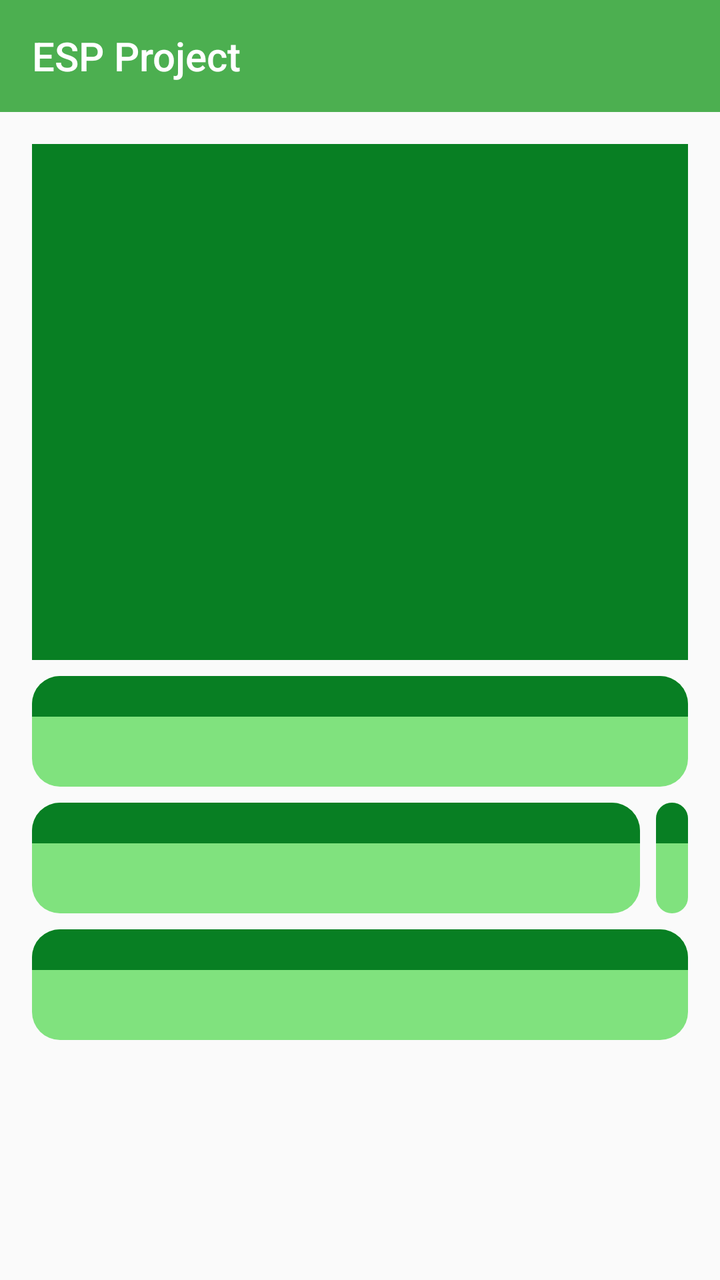
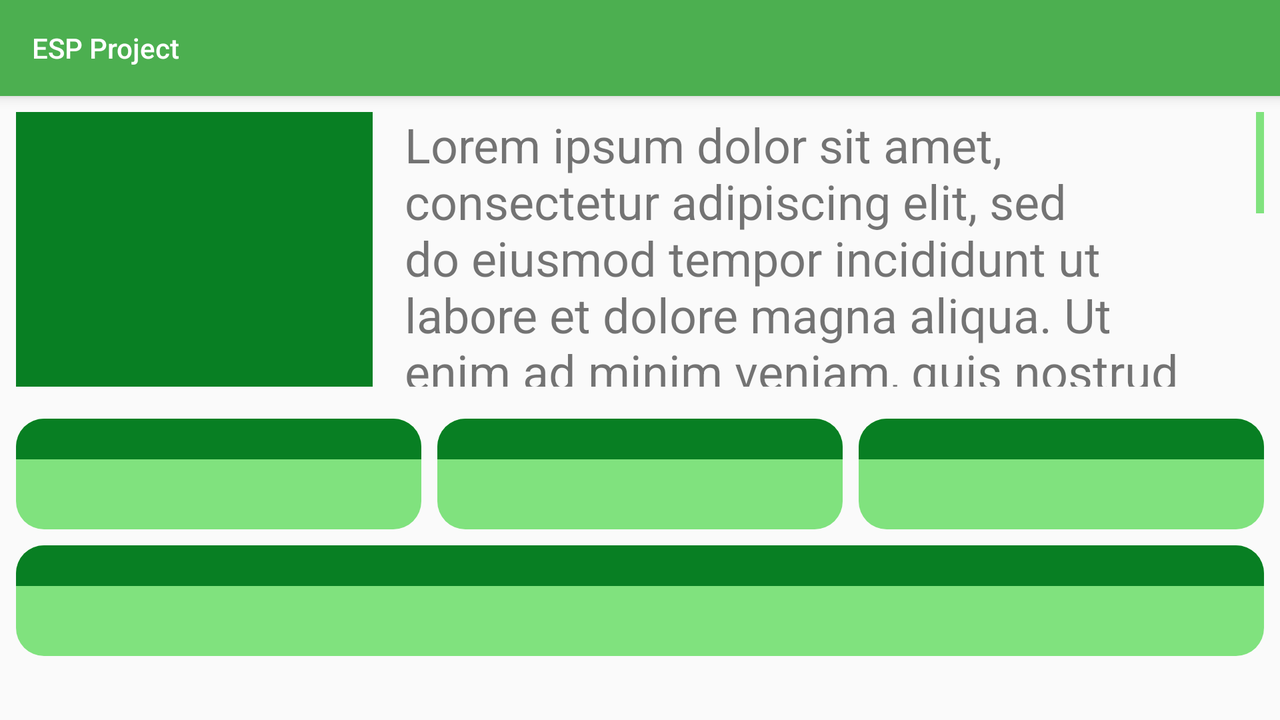

Two renders of one Android screen. The first uses the default layout on a phone; the second uses the alternative layout the repository ships for a different screen configuration, on a matching device. The two XML files are below.
<!-- AndroidManifest.xml: application theme app_theme -->
<!-- res/layout/activity_species_details.xml -->
<?xml version="1.0" encoding="utf-8"?>
<androidx.constraintlayout.widget.ConstraintLayout xmlns:android="http://schemas.android.com/apk/res/android"
    xmlns:app="http://schemas.android.com/apk/res-auto"
    xmlns:tools="http://schemas.android.com/tools"
    android:layout_width="match_parent"
    android:layout_height="match_parent">

    <include layout="@layout/toolbar"
        android:id="@+id/toolbar_layout"/>

    <ScrollView
        android:layout_width="match_parent"
        android:layout_height="0dp"
        android:layout_margin="8dp"
        app:layout_constraintBottom_toBottomOf="parent"
        android:scrollbarThumbVertical="@color/colorAccent"
        app:layout_constraintTop_toBottomOf="@+id/toolbar_layout">

        <androidx.constraintlayout.widget.ConstraintLayout
            android:layout_width="match_parent"
            android:layout_height="wrap_content"
            android:paddingBottom="16dp"
            android:descendantFocusability="blocksDescendants">

            <LinearLayout
                android:id="@+id/cardViewLayout"
                android:layout_width="match_parent"
                android:layout_height="wrap_content"
                app:layout_constraintStart_toStartOf="parent"
                app:layout_constraintEnd_toEndOf="parent"
                app:layout_constraintTop_toTopOf="parent"
                android:layout_margin="8dp"
                android:background="@color/colorPrimaryDark"
                android:padding="4dp"
                android:focusableInTouchMode="true">

                    <ImageView
                        android:id="@+id/detailsImage"
                        android:layout_width="match_parent"
                        android:layout_height="250dp"
                        android:scaleType="fitXY"
                        android:contentDescription="@string/image_details_animal_content_descriptor" />

            </LinearLayout>

            <LinearLayout
                android:id="@+id/linearLayout"
                android:layout_width="match_parent"
                android:layout_height="wrap_content"
                android:orientation="vertical"
                app:layout_constraintEnd_toEndOf="parent"
                app:layout_constraintStart_toStartOf="parent"
                app:layout_constraintTop_toBottomOf="@id/cardViewLayout"
                android:layout_margin="8dp">

                <LinearLayout
                    android:layout_width="match_parent"
                    android:layout_height="wrap_content"
                    android:layout_marginBottom="8dp"
                    android:baselineAligned="false">

                    <include layout="@layout/details_data_entry_layout"
                        android:id="@+id/nameEntry"
                        android:layout_width="0dp"
                        android:layout_height="wrap_content"
                        android:layout_weight="1"
                        />

                </LinearLayout>

                <LinearLayout
                    android:layout_width="match_parent"
                    android:layout_height="wrap_content"
                    android:weightSum="2"
                    android:layout_marginBottom="8dp"
                    android:orientation="horizontal"
                    android:baselineAligned="false">

                    
                    <include layout="@layout/details_data_entry_layout"
                        android:id="@+id/speciesEntry"
                        android:layout_width="0dp"
                        android:layout_height="wrap_content"
                        android:layout_weight="2" />

                    <include layout="@layout/details_data_entry_layout"
                        android:id="@+id/dietEntry"
                        android:layout_width="wrap_content"
                        android:layout_height="wrap_content"
                        android:layout_marginStart="8dp" />

                </LinearLayout>

                <LinearLayout
                    android:layout_width="match_parent"
                    android:layout_height="wrap_content"
                    android:weightSum="1"
                    android:layout_marginBottom="8dp"
                    android:orientation="horizontal"
                    android:baselineAligned="false">

                    <include layout="@layout/details_data_entry_layout"
                        android:id="@+id/symptomsEntry"
                        android:layout_width="0dp"
                        android:layout_height="wrap_content"
                        android:layout_weight="1" />

                </LinearLayout>

            </LinearLayout>

            <View
                android:id="@+id/separator"
                style="@style/horizontal_divider"
                android:layout_marginTop="8dp"
                android:layout_marginStart="8dp"
                android:layout_marginEnd="8dp"
                app:layout_constraintTop_toBottomOf="@id/linearLayout"
                tools:ignore="MissingConstraints" />

            <TextView
                android:id="@+id/speciesDescription"
                android:layout_width="match_parent"
                android:layout_height="wrap_content"
                android:layout_margin="8dp"
                app:layout_constraintTop_toBottomOf="@+id/separator"
                app:layout_constraintBottom_toBottomOf="parent"
                android:textSize="24sp"
                android:textIsSelectable="true"/>

        </androidx.constraintlayout.widget.ConstraintLayout>

    </ScrollView>

</androidx.constraintlayout.widget.ConstraintLayout>
<!-- res/layout/toolbar.xml (included above) -->
<?xml version="1.0" encoding="utf-8"?>
<LinearLayout xmlns:android="http://schemas.android.com/apk/res/android"
    xmlns:app="http://schemas.android.com/apk/res-auto"
    android:orientation="vertical"
    android:layout_width="match_parent"
    android:layout_height="wrap_content">

    <androidx.appcompat.widget.Toolbar
        android:id="@+id/toolbar"
        android:layout_width="match_parent"
        android:layout_height="?attr/actionBarSize"
        android:background="@color/colorPrimary"
        android:elevation="4dp"
        app:title="@string/app_name"
        app:titleTextColor="#ffffff"
        android:theme="@style/app_theme"
        app:popupTheme="@style/ThemeOverlay.AppCompat.Light"
        />

</LinearLayout>
<!-- res/layout/details_data_entry_layout.xml (included above) -->
<?xml version="1.0" encoding="utf-8"?>
<LinearLayout
xmlns:android="http://schemas.android.com/apk/res/android"
android:layout_width="wrap_content"
android:layout_height="wrap_content"
android:background="@drawable/details_item_background"
android:orientation="vertical">

<TextView
    android:id="@+id/layoutLabel"
    android:layout_width="match_parent"
    android:layout_height="wrap_content"
    android:textAlignment="center"
    android:padding="2dp"
    android:textSize="12sp"
    android:textColor="#ffffff"
    android:background="@drawable/details_item_name_background" />

<TextView
    android:id="@+id/layoutEntry"
    android:layout_width="wrap_content"
    android:layout_height="wrap_content"
    android:layout_gravity="center"
    android:padding="8dp"
    android:textStyle="bold"/>

</LinearLayout>
<!-- resources referenced by this layout -->
<resources>
  <color name="colorAccent">#80e27e</color>
  <color name="colorPrimary">#4caf50</color>
  <color name="colorPrimaryDark">#087f23</color>
  <!-- drawable details_item_background (drawable) -->
  <?xml version="1.0" encoding="utf-8"?>
  <shape xmlns:android="http://schemas.android.com/apk/res/android">
  
      <corners
          android:radius="14dp"
          />
      <solid
          android:color="@color/colorAccent"/>
  
  </shape>
  <!-- drawable details_item_name_background (drawable) -->
  <?xml version="1.0" encoding="utf-8"?>
  <shape xmlns:android="http://schemas.android.com/apk/res/android">
  
      <corners
          android:topLeftRadius="14dp"
          android:topRightRadius="14dp"/>
  
      <solid
          android:color="@color/colorPrimaryDark"/>
  
  </shape>
  <string name="app_name">ESP Project</string>
  <string name="image_details_animal_content_descriptor">Immagine per il dettaglio</string>
  <style name="app_theme" parent="Theme.AppCompat.Light.NoActionBar">
          <item name="colorPrimary">@color/colorPrimary</item>
          <item name="colorPrimaryDark">@color/colorPrimaryDark</item>
          <item name="colorAccent">@color/colorAccent</item>
          <item name="colorControlNormal">#ffffff</item>
          <item name="android:scrollbarThumbVertical">@color/colorAccent</item>
          
          <item name="android:windowDrawsSystemBarBackgrounds">true</item>
          <item name="android:statusBarColor">@color/colorPrimaryDark</item>
      </style>
</resources>
<!-- res/layout-land/activity_species_details.xml (the author's variant of the layout above) -->
<!-- drawn on the phone turned sideways -->
<?xml version="1.0" encoding="utf-8"?>
<androidx.constraintlayout.widget.ConstraintLayout xmlns:android="http://schemas.android.com/apk/res/android"
    xmlns:app="http://schemas.android.com/apk/res-auto"
    android:layout_width="match_parent"
    android:layout_height="match_parent">

    <include layout="@layout/default_toolbar"
        android:id="@+id/toolbar"/>

        <androidx.constraintlayout.widget.ConstraintLayout
            android:layout_width="match_parent"
            android:layout_height="0dp"
            app:layout_constraintTop_toBottomOf="@id/toolbar"
            app:layout_constraintBottom_toBottomOf="parent"
            android:paddingBottom="16dp">

            <LinearLayout
                android:id="@+id/cardViewLayout"
                android:layout_width="match_parent"
                android:layout_height="0dp"
                android:orientation="horizontal"
                app:layout_constraintStart_toStartOf="parent"
                app:layout_constraintTop_toTopOf="parent"
                app:layout_constraintBottom_toTopOf="@id/linearLayout"
                android:weightSum="7"
                android:layout_margin="8dp"
                android:baselineAligned="false">

                <LinearLayout
                    android:layout_width="match_parent"
                    android:layout_height="match_parent"
                    android:padding="4dp"
                    android:layout_weight="5"
                    android:background="@color/colorPrimaryDark">

                    <ImageView
                        android:id="@+id/detailsImage"
                        android:layout_width="match_parent"
                        android:layout_height="match_parent"
                        android:scaleType="fitXY"
                        android:contentDescription="@string/image_details_animal_content_descriptor" />

                </LinearLayout>

                <ScrollView
                    android:layout_width="match_parent"
                    android:layout_height="wrap_content"
                    app:layout_constraintTop_toTopOf="parent"
                    app:layout_constraintStart_toEndOf="@id/cardViewLayout"
                    android:layout_weight="2"
                    app:layout_constraintEnd_toEndOf="parent">

                    <TextView
                        android:layout_width="match_parent"
                        android:layout_height="wrap_content"
                        android:textSize="24sp"
                        android:textIsSelectable="true"
                        android:paddingStart="16dp"
                        android:paddingEnd="16dp"
                        android:text="Lorem ipsum dolor sit amet, consectetur adipiscing elit,
sed do eiusmod tempor incididunt ut labore et dolore magna aliqua. Ut enim ad minim veniam, quis nostrud exercitation ullamco laboris nisi ut aliquip ex ea commodo consequat.
Duis aute irure dolor in
reprehenderit in voluptate velit esse cillum dolore eu fugiat nulla pariatur.
Excepteur sint occaecat cupidatat non proident, sunt in culpa qui officia deserunt mollit anim id est laborum."/>

                </ScrollView>


            </LinearLayout>

            <LinearLayout
                android:id="@+id/linearLayout"
                android:layout_width="match_parent"
                android:layout_height="wrap_content"
                android:orientation="vertical"
                app:layout_constraintTop_toBottomOf="@id/cardViewLayout"
                app:layout_constraintBottom_toBottomOf="parent"
                app:layout_constraintVertical_weight="0.5"
                android:weightSum="2"
                android:layout_margin="8dp">

                <LinearLayout
                    android:layout_width="match_parent"
                    android:layout_height="wrap_content"
                    android:weightSum="3"
                    android:layout_marginBottom="8dp"
                    android:orientation="horizontal"
                    android:baselineAligned="false">

                    <include layout="@layout/details_data_entry_layout"
                        android:id="@+id/nameEntry"
                        android:layout_width="wrap_content"
                        android:layout_height="wrap_content"
                        android:layout_weight="1"
                        android:layout_marginEnd="4dp"
                        />

                    <include layout="@layout/details_data_entry_layout"
                        android:id="@+id/speciesEntry"
                        android:layout_width="wrap_content"
                        android:layout_height="wrap_content"
                        android:layout_weight="1"
                        android:layout_marginStart="4dp"
                        android:layout_marginEnd="4dp"/>

                    <include layout="@layout/details_data_entry_layout"
                        android:id="@+id/dietEntry"
                        android:layout_width="wrap_content"
                        android:layout_height="wrap_content"
                        android:layout_weight="1"
                        android:layout_marginStart="4dp" />

                </LinearLayout>

                <LinearLayout
                    android:layout_width="match_parent"
                    android:layout_height="wrap_content"
                    android:weightSum="1"
                    android:layout_marginBottom="8dp"
                    android:orientation="horizontal"
                    android:baselineAligned="false">

                    <include layout="@layout/details_data_entry_layout"
                        android:id="@+id/symptomsEntry"
                        android:layout_width="0dp"
                        android:layout_height="wrap_content"
                        android:layout_weight="1" />

                </LinearLayout>

            </LinearLayout>

        </androidx.constraintlayout.widget.ConstraintLayout>

</androidx.constraintlayout.widget.ConstraintLayout>
<!-- res/layout/default_toolbar.xml (included above) -->
<?xml version="1.0" encoding="utf-8"?>
<androidx.appcompat.widget.Toolbar xmlns:android="http://schemas.android.com/apk/res/android"
    xmlns:app="http://schemas.android.com/apk/res-auto"
    android:id="@+id/toolbar"
    android:layout_width="match_parent"
    android:layout_height="?attr/actionBarSize"
    android:background="@color/colorPrimary"
    android:elevation="4dp"
    app:title="@string/app_name"
    app:titleTextColor="#ffffff"
    android:theme="@style/toolbar_theme"
    app:popupTheme="@style/ThemeOverlay.AppCompat.Light"/>
<!-- resources referenced by the variant -->
<!-- as the phone turned sideways resolves them -->
<resources>
  <color name="colorPrimary">#4caf50</color>
  <color name="colorPrimaryDark">#087f23</color>
  <!-- drawable details_item_background (drawable) -->
  <?xml version="1.0" encoding="utf-8"?>
  <shape xmlns:android="http://schemas.android.com/apk/res/android">
  
      <corners
          android:radius="14dp"
          />
      <solid
          android:color="@color/colorAccent"/>
  
  </shape>
  <!-- drawable details_item_name_background (drawable) -->
  <?xml version="1.0" encoding="utf-8"?>
  <shape xmlns:android="http://schemas.android.com/apk/res/android">
  
      <corners
          android:topLeftRadius="14dp"
          android:topRightRadius="14dp"/>
  
      <solid
          android:color="@color/colorPrimaryDark"/>
  
  </shape>
  <string name="app_name">ESP Project</string>
  <string name="image_details_animal_content_descriptor">Immagine per il dettaglio</string>
  <style name="app_theme" parent="Theme.AppCompat.Light.NoActionBar">
          <item name="colorPrimary">@color/colorPrimary</item>
          <item name="colorPrimaryDark">@color/colorPrimaryDark</item>
          <item name="colorAccent">@color/colorAccent</item>
          <item name="colorControlNormal">#ffffff</item>
          <item name="android:scrollbarThumbVertical">@color/colorAccent</item>
          
          <item name="android:windowDrawsSystemBarBackgrounds">true</item>
          <item name="android:statusBarColor">@color/colorPrimaryDark</item>
      </style>
  <color name="colorAccent">#80e27e</color>
</resources>
